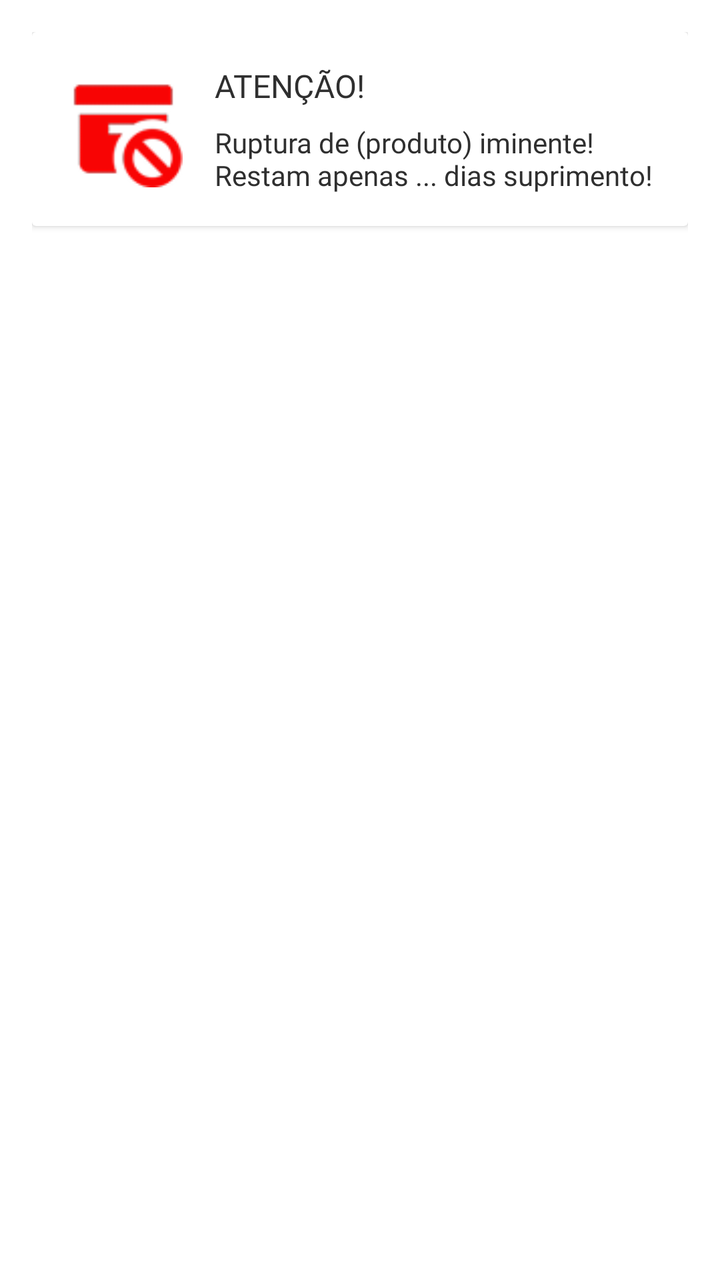
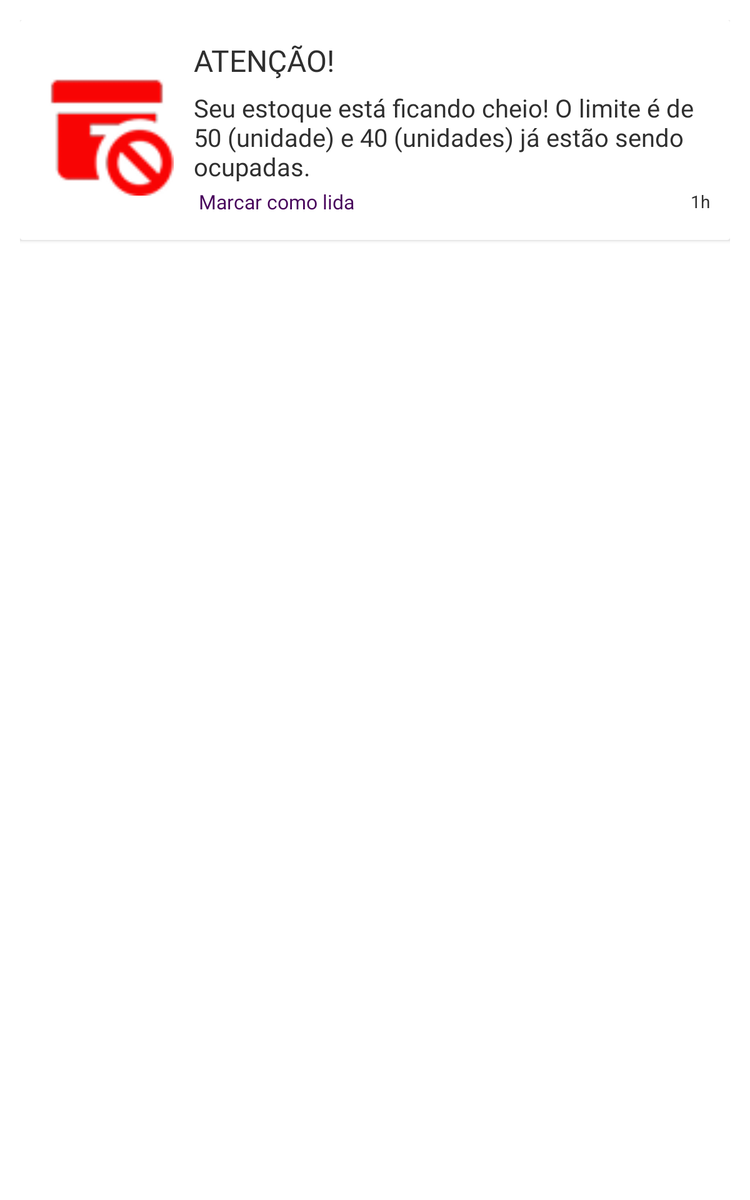

Compare how this app lays out the same screen by default and in its alternative resource folder. The renders come first, then the two layout files and the values they reference.
<!-- AndroidManifest.xml: application theme Theme.AppFluxar -->
<!-- res/layout/stockout_item.xml -->
<?xml version="1.0" encoding="utf-8"?>
<androidx.constraintlayout.widget.ConstraintLayout
    xmlns:android="http://schemas.android.com/apk/res/android"
    xmlns:app="http://schemas.android.com/apk/res-auto"
    xmlns:tools="http://schemas.android.com/tools"
    android:layout_width="match_parent"
    android:layout_height="match_parent"
    android:padding="16dp">

    <androidx.cardview.widget.CardView
        android:layout_width="0dp"
        android:layout_height="wrap_content"
        app:layout_constraintTop_toTopOf="parent"
        app:layout_constraintStart_toStartOf="parent"
        app:layout_constraintEnd_toEndOf="parent">

        <androidx.constraintlayout.widget.ConstraintLayout
            android:layout_width="match_parent"
            android:layout_height="wrap_content"
            android:padding="16dp">

            <ImageView
                android:id="@+id/icone_stockout"
                android:layout_width="0dp"
                android:layout_height="0dp"
                android:layout_marginEnd="16dp"
                app:layout_constraintWidth_percent="0.2"
                app:layout_constraintDimensionRatio="1:1"
                app:layout_constraintStart_toStartOf="parent"
                app:layout_constraintTop_toTopOf="parent"
                app:layout_constraintBottom_toBottomOf="parent"
                app:srcCompat="@drawable/estoque_cheio_icon" />

            <TextView
                android:id="@+id/textView2"
                android:layout_width="0dp"
                android:layout_height="wrap_content"
                android:layout_marginStart="16dp"
                android:fontFamily="@font/montserrat_bold"
                android:text="ATENÇÃO!"
                android:textColor="@color/preto"
                android:textSize="16sp"
                app:layout_constraintEnd_toEndOf="parent"
                app:layout_constraintStart_toEndOf="@id/icone_stockout"
                app:layout_constraintTop_toTopOf="parent" />

            <TextView
                android:id="@+id/msg_stocckout"
                android:layout_width="0dp"
                android:layout_height="wrap_content"
                android:layout_marginTop="8dp"
                android:fontFamily="@font/roboto"
                android:text="Ruptura de (produto) iminente! Restam apenas ... dias suprimento!"
                android:textColor="@color/preto"
                app:layout_constraintEnd_toEndOf="parent"
                app:layout_constraintStart_toStartOf="@id/textView2"
                app:layout_constraintTop_toBottomOf="@id/textView2" />

        </androidx.constraintlayout.widget.ConstraintLayout>
    </androidx.cardview.widget.CardView>

</androidx.constraintlayout.widget.ConstraintLayout>
<!-- resources referenced by this layout -->
<resources>
  <color name="preto">#2F2F2F</color>
  <!-- drawable estoque_cheio_icon: png bitmap (drawable, 2388 bytes) -->
  <style name="Theme.AppFluxar" parent="Theme.MaterialComponents.DayNight.DarkActionBar">
          
          <item name="colorPrimary">@color/roxo_principal</item>
          <item name="colorPrimaryVariant">@color/roxo_principal</item>
          <item name="colorOnPrimary">@color/laranja_principal</item>
          
          <item name="colorSecondary">@color/laranja_principal</item>
          <item name="colorSecondaryVariant">@color/laranja_secundario</item>
          <item name="colorOnSecondary">@color/preto</item>
          
          <item name="android:statusBarColor">@color/roxo_principal</item>
          
      </style>
  <color name="roxo_principal">#46005A</color>
  <color name="laranja_principal">#F59A44</color>
  <color name="laranja_secundario">#FDEDDD</color>
</resources>
<!-- res/layout-sw600dp/stockout_item.xml (the repository's variant of the layout above) -->
<!-- drawn on a 7-inch tablet held upright -->
<?xml version="1.0" encoding="utf-8"?>
<androidx.constraintlayout.widget.ConstraintLayout
    xmlns:android="http://schemas.android.com/apk/res/android"
    xmlns:app="http://schemas.android.com/apk/res-auto"
    xmlns:tools="http://schemas.android.com/tools"
    android:layout_width="match_parent"
    android:layout_height="match_parent"
    android:padding="16dp">

    <androidx.cardview.widget.CardView
        android:layout_width="0dp"
        android:layout_height="wrap_content"
        app:layout_constraintTop_toTopOf="parent"
        app:layout_constraintStart_toStartOf="parent"
        app:layout_constraintEnd_toEndOf="parent">

        <androidx.constraintlayout.widget.ConstraintLayout
            android:layout_width="match_parent"
            android:layout_height="wrap_content"
            android:padding="16dp">

            <ImageView
                android:id="@+id/icone_stockout"
                android:layout_width="0dp"
                android:layout_height="0dp"
                android:layout_marginEnd="16dp"
                app:layout_constraintWidth_percent="0.2"
                app:layout_constraintDimensionRatio="1:1"
                app:layout_constraintStart_toStartOf="parent"
                app:layout_constraintTop_toTopOf="parent"
                app:layout_constraintBottom_toBottomOf="parent"
                app:srcCompat="@drawable/estoque_cheio_icon" />

            <TextView
                android:id="@+id/textView2"
                android:layout_width="0dp"
                android:layout_height="wrap_content"
                android:layout_marginStart="16dp"
                android:fontFamily="@font/montserrat_bold"
                android:text="ATENÇÃO!"
                android:textColor="@color/preto"
                android:textSize="24sp"
                app:layout_constraintEnd_toEndOf="parent"
                app:layout_constraintStart_toEndOf="@id/icone_stockout"
                app:layout_constraintTop_toTopOf="parent" />

            <TextView
                android:id="@+id/msg_stockout"
                android:layout_width="0dp"
                android:layout_height="wrap_content"
                android:layout_marginTop="8dp"
                android:fontFamily="@font/roboto"
                android:text="Seu estoque está ficando cheio! O limite é de 50 (unidade) e 40 (unidades) já estão sendo ocupadas."
                android:textColor="@color/preto"
                android:textSize="20sp"
                app:layout_constraintEnd_toEndOf="parent"
                app:layout_constraintStart_toStartOf="@id/textView2"
                app:layout_constraintTop_toBottomOf="@id/textView2" />

            <TextView
                android:id="@+id/marcar_visualizada"
                android:layout_width="wrap_content"
                android:layout_height="wrap_content"
                android:background="?attr/selectableItemBackground"
                android:clickable="true"
                android:focusable="true"
                android:fontFamily="@font/roboto_bold"
                android:padding="4dp"
                android:text="Marcar como lida"
                android:textColor="@color/roxo_principal"
                android:textSize="16sp"
                app:layout_constraintStart_toStartOf="@id/msg_stockout"
                app:layout_constraintTop_toBottomOf="@id/msg_stockout" />

            <TextView
                android:id="@+id/tempo_notificacao"
                android:layout_width="wrap_content"
                android:layout_height="wrap_content"
                android:layout_marginTop="5dp"
                android:text="1h"
                android:textColor="@color/preto"
                app:layout_constraintEnd_toEndOf="parent"
                app:layout_constraintHorizontal_bias="1.0"
                app:layout_constraintStart_toEndOf="@+id/marcar_visualizada"
                app:layout_constraintTop_toBottomOf="@+id/msg_stockout" />

        </androidx.constraintlayout.widget.ConstraintLayout>
    </androidx.cardview.widget.CardView>

</androidx.constraintlayout.widget.ConstraintLayout>
<!-- resources referenced by the variant -->
<!-- as a 7-inch tablet held upright resolves them -->
<resources>
  <color name="preto">#2F2F2F</color>
  <color name="roxo_principal">#46005A</color>
  <!-- drawable estoque_cheio_icon: png bitmap (drawable, 2388 bytes) -->
  <style name="Theme.AppFluxar" parent="Theme.MaterialComponents.DayNight.DarkActionBar">
          
          <item name="colorPrimary">@color/roxo_principal</item>
          <item name="colorPrimaryVariant">@color/roxo_principal</item>
          <item name="colorOnPrimary">@color/laranja_principal</item>
          
          <item name="colorSecondary">@color/laranja_principal</item>
          <item name="colorSecondaryVariant">@color/laranja_secundario</item>
          <item name="colorOnSecondary">@color/preto</item>
          
          <item name="android:statusBarColor">@color/roxo_principal</item>
          
      </style>
  <color name="laranja_principal">#F59A44</color>
  <color name="laranja_secundario">#FDEDDD</color>
</resources>
